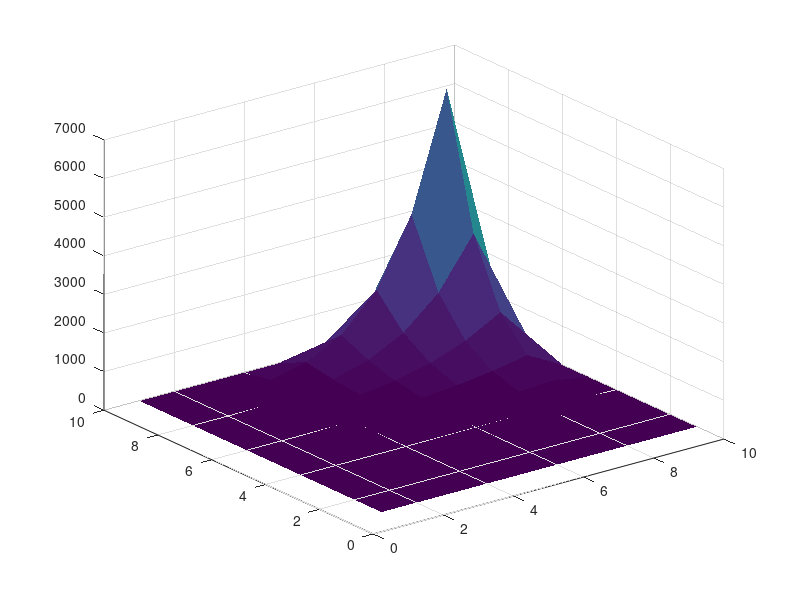

MATLAB code for this plot:
%Author Richard Finney 100967048

nx = 10;ny = 10;

V = zeros(nx,ny);

i = 10;

V(:,1) = 1;
V(:,10) = 0;

maxit = 100;



for j=2:1:ny-1
for i=2:1:nx-1
    
V(i,j) = V(i+1,j) - 2*V(i, j) + V(i-1,j) + V(i,j+1) - 2*V(i, j) + V(i,j-1);
pause(0.5)
surf(V,'EdgeColor','none');

end
end
